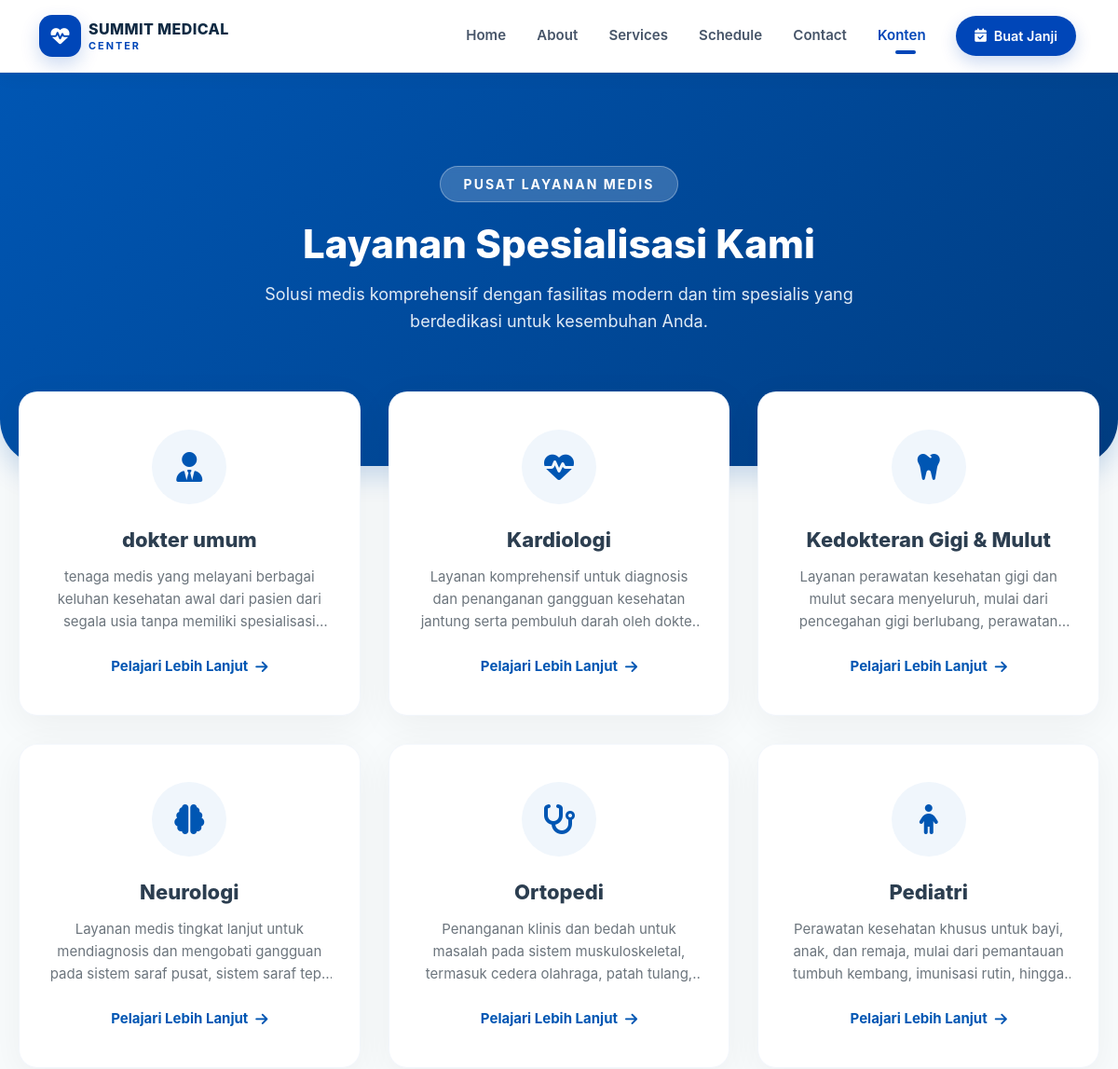
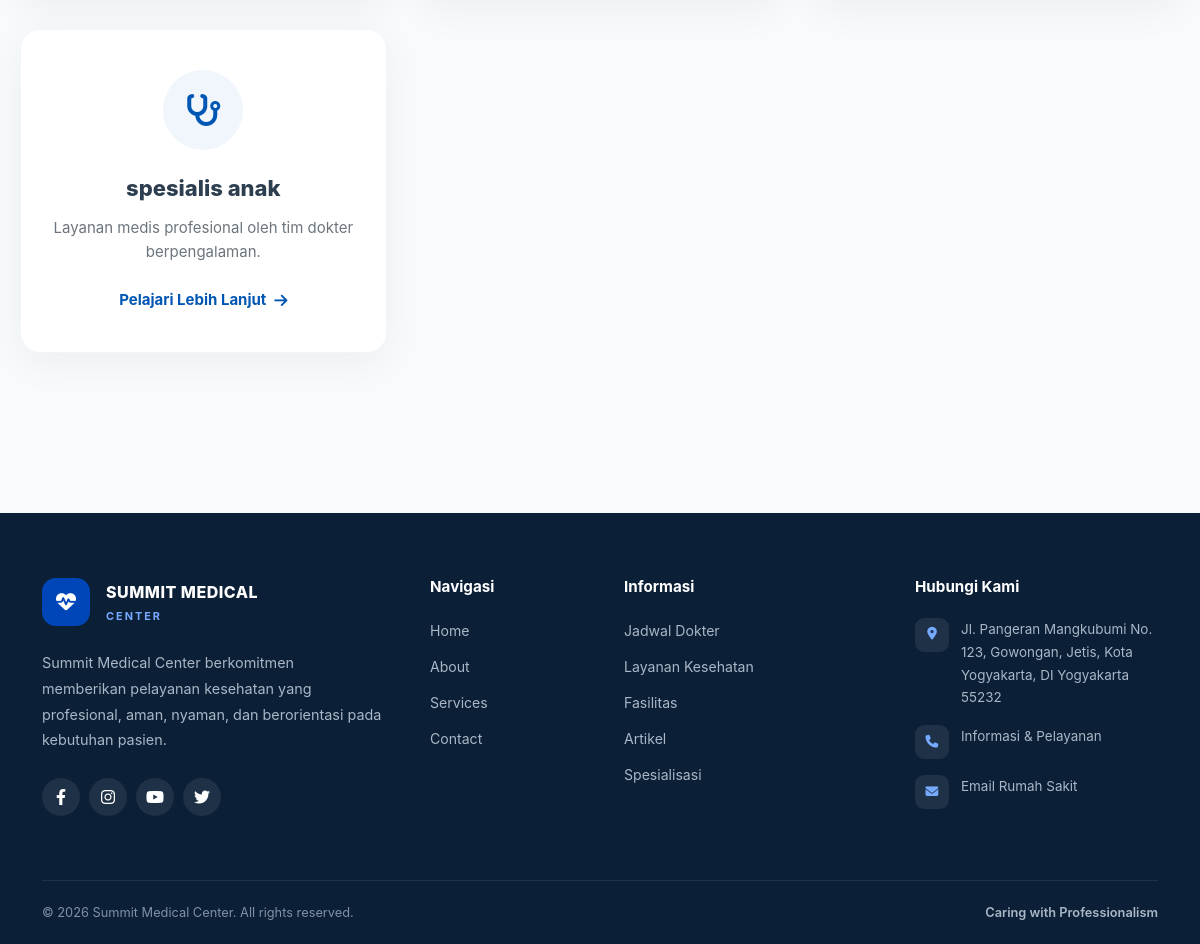
The page /index.php/specialties on the database its author committed (2 pictures, top to bottom).
### tables this page shows
CREATE TABLE `specialties` (
  `id` int(10) UNSIGNED NOT NULL,
  `name` varchar(150) NOT NULL,
  `description` text DEFAULT NULL,
  `icon` varchar(100) DEFAULT NULL,
  `status` tinyint(1) NOT NULL DEFAULT 1,
  `created_at` datetime NOT NULL DEFAULT current_timestamp(),
  `updated_at` datetime DEFAULT NULL ON UPDATE current_timestamp()
);

### application/controllers/Specialties.php (called while the page is built, shortened)
<?php
class Specialties extends CI_Controller
{
    public function __construct()
    {
        $this->load->model('Specialty_model');
    }
    public function index()
    {
        $data['title'] = 'Spesialisasi';
        $data['specialties'] = $this->Specialty_model->getAllSpecialties();
        $this->load->view('templates/header', $data);
        $this->load->view('templates/navbar');
        $this->load->view('specialties/index', $data);
        $this->load->view('templates/footer');
    }
}

### index.php (called while the page is built, shortened)
<?php
require_once BASEPATH.'core/CodeIgniter.php';

### application/models/Specialty_model.php (called while the page is built, shortened)
<?php
class Specialty_model extends CI_Model
{
    private $table = 'specialties';
    public function getAllSpecialties()
    {
        return $this->db->order_by('name', 'ASC')->get($this->table)->result();
    }
}

### application/views/specialties/index.php (the view, shortened to what this page needs)
<div class="spec-hero">
    <div class="container">
        <span class="badge-spec">Pusat Layanan Medis</span>
        <h1>Layanan Spesialisasi Kami</h1>
        <p>Solusi medis komprehensif dengan fasilitas modern dan tim spesialis yang berdedikasi untuk kesembuhan Anda.</p>
    </div>
</div>
<div class="spec-container">
    <?php if (!empty($specialties)): ?>
        <?php
            $delay = 0.2;
            foreach ($specialties as $spec):
        ?>
            <a href="<?= site_url('specialties/detail/' . $spec->id); ?>" class="spec-card" style="animation-delay: <?= $delay; ?>s;">
                <div class="spec-icon-wrapper">
                    <i class="<?= !empty($spec->icon) ? $spec->icon : 'fas fa-stethoscope'; ?>"></i>
                </div>
                <h3 class="spec-title"><?= htmlspecialchars($spec->name); ?></h3>
                <p class="spec-desc">
                    <?= htmlspecialchars($spec->description ?? 'Layanan medis profesional oleh tim dokter berpengalaman.'); ?>
                </p>
                <span class="spec-link">
                    Pelajari Lebih Lanjut <i class="fas fa-arrow-right"></i>
                </span>
            </a>
            <?php $delay += 0.15; ?>
        <?php endforeach; ?>
    <?php else: ?>
        <div style="grid-column: 1 / -1; text-align: center; padding: 60px; background: #fff; border-radius: 20px; border: 2px dashed #cce0f5;">
            <h4 class="text-muted">Data layanan spesialisasi belum tersedia.</h4>
        </div>
    <?php endif; ?>
</div>

### assets/css/style.css (style rules this page uses)
:root { --primary: #0046b8; --primary-dark: #00358f; --primary-light: #eaf2ff; --text-dark: #102a43; --text-muted: #64748b; --bg-light: #f7f9fc; --border: #e8edf4; --radius-sm: 12px; --radius-md: 18px; --radius-lg: 25px; --shadow-sm: 0 5px 20px rgba(15, 23, 42, 0.05); --shadow-md: 0 12px 35px rgba(15, 23, 42, 0.08); }
html { scroll-behavior: smooth; }
body { margin: 0; padding: 0; background-color: #ffffff; color: var(--text-dark); font-family: -apple-system, BlinkMacSystemFont, "Segoe UI", Roboto, Helvetica, Arial, sans-serif; overflow-x: hidden; }
a { transition: all 0.3s ease; }

### assets/css/news.css (style rules this page uses)
body { background-color: #f8fbfc; }

### application/views/specialties/index.php (style rules this page uses)
body { background-color: #f8fbfc; }
.spec-hero { background: linear-gradient(135deg, #0056b3 0%, #003d82 100%); color: #ffffff; padding: 100px 20px 140px; border-radius: 0 0 50px 50px; text-align: center; margin-bottom: -80px; position: relative; z-index: 1; box-shadow: 0 10px 30px rgba(0, 86, 179, 0.2); animation: fadeInUpSpec 0.8s ease-out; }
.badge-spec { display: inline-block; background: rgba(255, 255, 255, 0.2); backdrop-filter: blur(5px); padding: 8px 25px; border-radius: 30px; font-size: 14px; font-weight: 700; letter-spacing: 2px; text-transform: uppercase; margin-bottom: 20px; border: 1px solid rgba(255, 255, 255, 0.3); }
.spec-hero h1 { font-size: 42px; font-weight: 800; margin-bottom: 15px; }
.spec-hero p { font-size: 18px; color: #e0ebf5; max-width: 650px; margin: 0 auto; line-height: 1.6; }
.spec-container { position: relative; z-index: 2; max-width: 1200px; margin: 0 auto; padding: 0 20px 80px; display: grid; grid-template-columns: repeat(auto-fit, minmax(300px, 1fr)); gap: 30px; }
.spec-card { background: #ffffff; border-radius: 20px; padding: 40px 30px; text-align: center; box-shadow: 0 10px 40px rgba(0, 0, 0, 0.05); border: 1px solid rgba(0, 86, 179, 0.05); text-decoration: none; display: flex; flex-direction: column; align-items: center; opacity: 0; animation: fadeInUpSpec 0.8s ease-out forwards; transition: all 0.4s cubic-bezier(0.175, 0.885, 0.32, 1.275); }
.spec-icon-wrapper { width: 80px; height: 80px; background: #f0f6fc; color: #0056b3; border-radius: 50%; display: flex; align-items: center; justify-content: center; font-size: 32px; margin-bottom: 25px; transition: all 0.4s ease; }
.spec-title { font-size: 22px; font-weight: 800; color: #2c3e50; margin-bottom: 15px; transition: color 0.3s; }
.spec-desc { color: #6c757d; font-size: 15px; line-height: 1.6; margin-bottom: 25px; display: -webkit-box; -webkit-line-clamp: 3; -webkit-box-orient: vertical; overflow: hidden; }
.spec-link { color: #0056b3; font-weight: 700; font-size: 15px; margin-top: auto; display: inline-flex; align-items: center; gap: 8px; transition: gap 0.3s ease; }

### rows shown on the page
specialties: name "dokter umum", description "tenaga medis yang melayani berbagai keluhan kesehatan awal dari pasien dari segala usia tanpa memiliki…"
specialties: name "Kardiologi", description "Layanan komprehensif untuk diagnosis dan penanganan gangguan kesehatan jantung serta pembuluh darah oleh…"
specialties: name "Kedokteran Gigi & Mulut", description "Layanan perawatan kesehatan gigi dan mulut secara menyeluruh, mulai dari pencegahan gigi berlubang,…"
specialties: name "Neurologi", description "Layanan medis tingkat lanjut untuk mendiagnosis dan mengobati gangguan pada sistem saraf pusat, sistem saraf…"
specialties: name "Ortopedi", description "Penanganan klinis dan bedah untuk masalah pada sistem muskuloskeletal, termasuk cedera olahraga, patah…"
specialties: name "Pediatri", description "Perawatan kesehatan khusus untuk bayi, anak, dan remaja, mulai dari pemantauan tumbuh kembang, imunisasi rutin,…"
specialties: name "spesialis anak", description "Layanan medis profesional oleh tim dokter berpengalaman."
